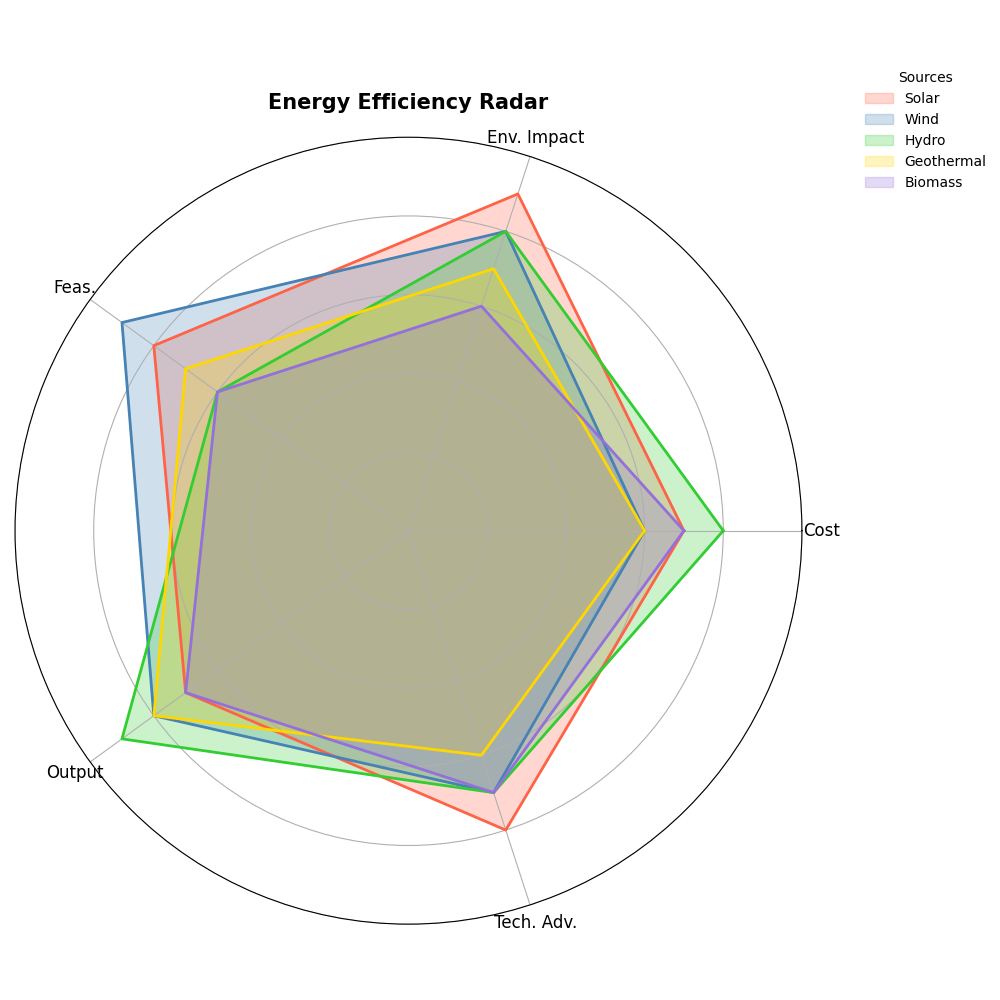

Write Python code to recreate this figure.
import matplotlib.pyplot as plt
import numpy as np

categories = ['Cost', 'Env. Impact', 'Feas.', 'Output', 'Tech. Adv.']

solar_data = [7, 9, 8, 7, 8]
wind_data = [6, 8, 9, 8, 7]
hydro_data = [8, 8, 6, 9, 7]
geothermal_data = [6, 7, 7, 8, 6]
biomass_data = [7, 6, 6, 7, 7]

labels = np.array(categories)

data_entries = {
    'Solar': np.array(solar_data + [solar_data[0]]),
    'Wind': np.array(wind_data + [wind_data[0]]),
    'Hydro': np.array(hydro_data + [hydro_data[0]]),
    'Geothermal': np.array(geothermal_data + [geothermal_data[0]]),
    'Biomass': np.array(biomass_data + [biomass_data[0]])
}

angles = np.linspace(0, 2 * np.pi, len(categories), endpoint=False).tolist()
angles += angles[:1]

colors = ['#FF6347', '#4682B4', '#32CD32', '#FFD700', '#9370DB']

fig, ax = plt.subplots(figsize=(10, 10), subplot_kw=dict(polar=True))

for (name, data), color in zip(data_entries.items(), colors):
    ax.fill(angles, data, color=color, alpha=0.25, label=name)
    ax.plot(angles, data, color=color, linewidth=2)

ax.set_xticks(angles[:-1])
ax.set_xticklabels(labels, fontsize=12)
ax.set_yticklabels([])
ax.set_ylim(0, 10)
ax.set_title('Energy Efficiency Radar', size=15, weight='bold', pad=20)

ax.legend(loc='upper right', bbox_to_anchor=(1.25, 1.1), title="Sources", frameon=False)

plt.tight_layout()
plt.show()
